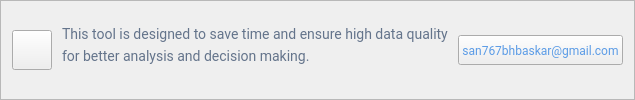
                           <widget class="QFrame" name="frame_57">
                            <property name="maximumSize">
                             <size>
                              <width>16777215</width>
                              <height>100</height>
                             </size>
                            </property>
                            <property name="frameShape">
                             <enum>QFrame::StyledPanel</enum>
                            </property>
                            <property name="frameShadow">
                             <enum>QFrame::Raised</enum>
                            </property>
                            <layout class="QHBoxLayout" name="horizontalLayout_35">
                             <property name="spacing">
                              <number>10</number>
                             </property>
                             <item>
                              <widget class="QPushButton" name="pushButton_16">
                               <property name="minimumSize">
                                <size>
                                 <width>0</width>
                                 <height>40</height>
                                </size>
                               </property>
                               <property name="maximumSize">
                                <size>
                                 <width>50</width>
                                 <height>16777215</height>
                                </size>
                               </property>
                               <property name="text">
                                <string/>
                               </property>
                               <property name="icon">
                                <iconset>
                                 <normaloff>../assets/icons/info.png</normaloff>../assets/icons/info.png</iconset>
                               </property>
                               <property name="iconSize">
                                <size>
                                 <width>30</width>
                                 <height>30</height>
                                </size>
                               </property>
                              </widget>
                             </item>
                             <item>
                              <widget class="QLabel" name="label_10">
                               <property name="text">
                                <string>&lt;div style=&quot;line-height:1.4;&quot;&gt;
    &lt;span style=&quot;
        font-size:14px;
        font-weight:400;
        font-family:Roboto;
        color:#64748B;
         
    &quot;&gt;
       This tool is designed to save time and ensure high data quality
       &lt;br&gt;
       for better analysis and decision making.
    &lt;/span&gt;
&lt;/div&gt;</string>
                               </property>
                              </widget>
                             </item>
                             <item>
                              <widget class="QPushButton" name="pushButton_17">
                               <property name="minimumSize">
                                <size>
                                 <width>0</width>
                                 <height>30</height>
                                </size>
                               </property>
                               <property name="maximumSize">
                                <size>
                                 <width>250</width>
                                 <height>16777215</height>
                                </size>
                               </property>
                               <property name="font">
                                <font>
                                 <family>Roboto</family>
                                 <pointsize>9</pointsize>
                                </font>
                               </property>
                               <property name="cursor">
                                <cursorShape>PointingHandCursor</cursorShape>
                               </property>
                               <property name="layoutDirection">
                                <enum>Qt::LeftToRight</enum>
                               </property>
                               <property name="styleSheet">
                                <string notr="true">color: rgb(90, 155, 230);</string>
                               </property>
                               <property name="text">
                                <string>san767bhbaskar@gmail.com</string>
                               </property>
                               <property name="icon">
                                <iconset>
                                 <normaloff>../assets/icons/mail.png</normaloff>../assets/icons/mail.png</iconset>
                               </property>
                               <property name="iconSize">
                                <size>
                                 <width>30</width>
                                 <height>30</height>
                                </size>
                               </property>
                              </widget>
                             </item>
                            </layout>
                           </widget>
